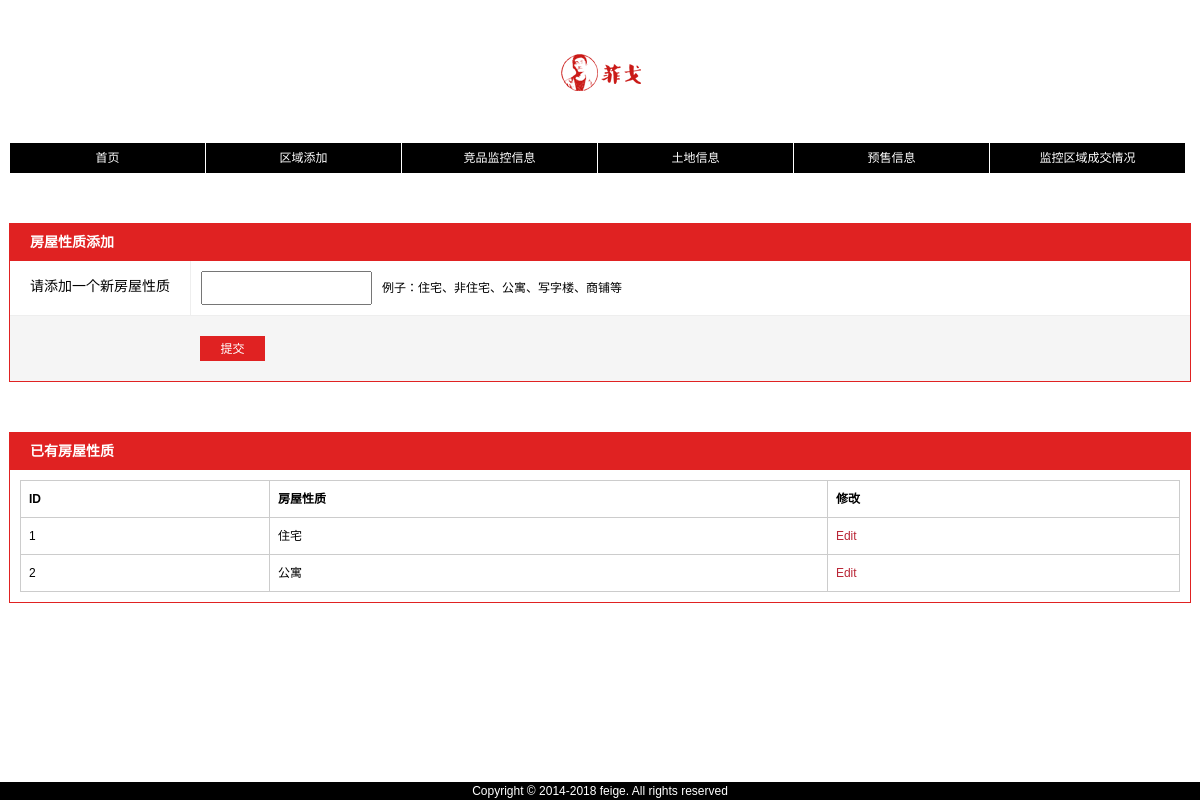
Screenshot of /wuye/wuye_add.php with the database file from the repository.
### tables this page shows
CREATE TABLE IF NOT EXISTS `f_wuye` (
  `wuye_id` mediumint(8) NOT NULL AUTO_INCREMENT,
  `wuye_name` varchar(10) NOT NULL,
  PRIMARY KEY (`wuye_id`)
);

### wuye/wuye_add.php (the view, shortened to what this page needs)
<?php
include ('../header.php');
?>
<div class="portlet wrap mT50">
	<div class="portlet-title">房屋性质添加</div>
	<div class="portlet-body">
		<form action="wuye_add.php" method="post">
			<div class="control-group">
				<label class="control-label">请添加一个新房屋性质</label>
				<div class="controls">
					<input type="text" name="wuye_name" class="add-in" value="" />例子：住宅、非住宅、公寓、写字楼、商铺等
				</div>
			</div>
			<div class="form-actions">
				<button class="btn" name="submit" type="submit">提交</button>
			</div>
		</form>
    </div>
</div>
<div class="portlet wrap mT50">
	<div class="portlet-title">已有房屋性质</div>
	<div class="portlet-body">
        <table id="datatable" class="tableStyle">
			<thead>
				<tr>
					<th>ID</th>
					<th>房屋性质</th>
					<th>修改</th>
				</tr>
			 </thead>
			 <tbody>
				<?php
				$q = "SELECT wuye_id, wuye_name FROM f_wuye ORDER BY wuye_id ASC";
				$r = mysqli_query ($conn, $q) or trigger_error("Query: $q\n<br />MySQL Error: " . mysqli_error($conn));
				if (@mysqli_num_rows($r) > 0) {
					while ($row = mysqli_fetch_array ($r, MYSQLI_NUM)) {
					echo "<tr>
								<td>$row[0]</td>
								<td>$row[1]</td>
								<td><a href=\"wuye_edit.php?id=$row[0]\">Edit</a></td>
							</tr>";
					}
				} else {
					echo '<option>暂无区域，请添加一个新房屋性质</option>';
				}
				?>
			</tbody>
        </table>
    </div>
</div>
<?php
include ('../footer.php');
?>

### css/css.css (style rules this page uses)
html { color:#000;background:#fff;overflow-y:scroll; }
body,ul,ol,h1,h2,h3,h4,h5,h6,p,dl,dd,form,input,button,textarea,fieldset,legend,select,th,td { margin:0;padding:0 }
body,button,input,select,textarea { font:12px/1.5 Tahoma,Arial,"\5b8b\4f53",sans-serif; }
a { color:#333;text-decoration:none; }
.wrap { margin:0 auto; width:1180px; }
.mT50 { margin-top:50px; }
.portlet { border:1px solid #e02222; }
.portlet-title { font-size:14px;font-weight:bold;background-color:#e02222;color:#fff;padding:8px 20px; }
.portlet-body { padding:10px; }
.tableStyle { border-collapse: collapse;width: 100%;background-color: White; }
.tableStyle th { border: 1.0pt solid windowtext;border-color: #cccccc; text-align:left;word-wrap: normal;word-break: keep-all;overflow:hidden; height:20px;line-height:20px; padding:8px; }
.tableStyle td { border-left: 1.0pt solid windowtext;border-right: 1.0pt solid windowtext;border-bottom: 1.0pt solid windowtext; border-color: #cccccc; height:20px; padding:8px; }
.tableStyle a { color:#ba2636; }

### css/index.css (style rules this page uses)
.btn { background-color:#e02222;color:white;cursor:pointer;border:0 none;height:25px;width:65px;vertical-align:middle; }
.control-group { border-bottom: 1px solid #eee;margin-left:-10px;margin-right:-10px; }
.control-group:first-child { margin-top:-10px; }
.control-label { float:left;display:block;margin-top:10px;margin-bottom:5px;padding-top:5px;text-align:right;width:160px;font-size:14px;line-height:20px; }
.add-in { padding:6px;margin-right:10px; }
.controls { border-left:1px solid #eee;padding:10px;margin-left:180px; }
.form-actions { background-color:#f5f5f5;margin-bottom:-10px;margin-left:-10px;margin-right:-10px;padding:20px 0 20px 190px; }

### rows the page displays
f_wuye: wuye_id "1", wuye_name "住宅"
f_wuye: wuye_id "2", wuye_name "公寓"
